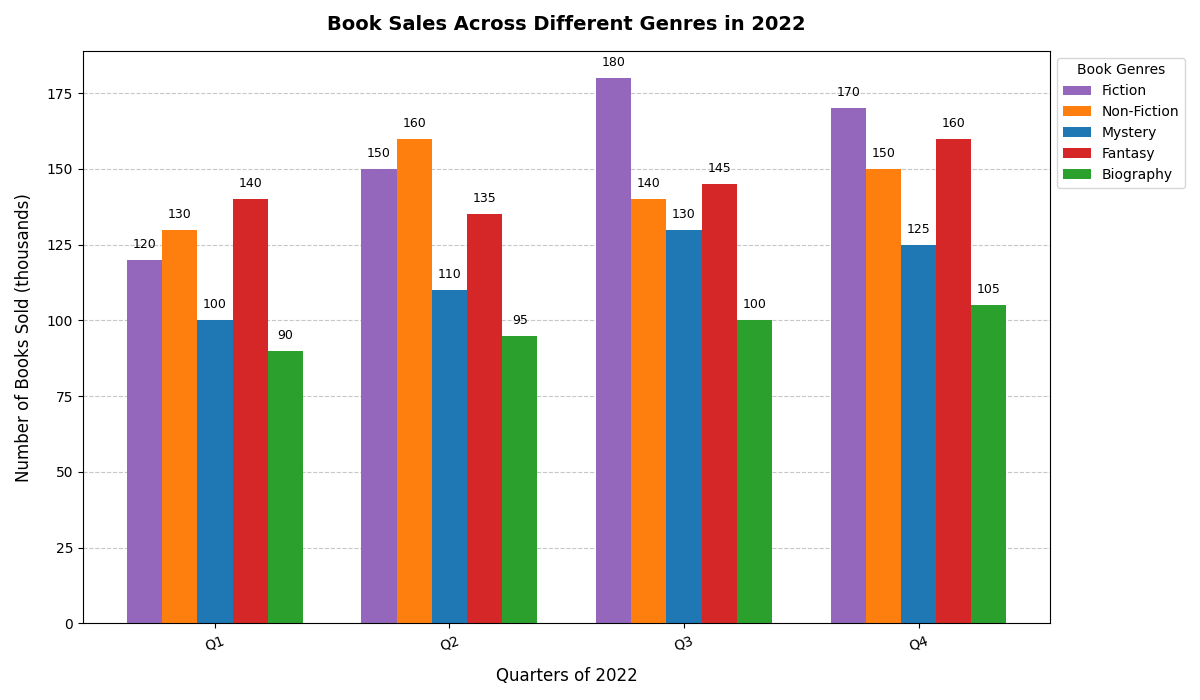

Write the Python code that produced this figure.
import matplotlib.pyplot as plt
import numpy as np

genres = ['Fiction', 'Non-Fiction', 'Mystery', 'Fantasy', 'Biography']
quarters = ['Q1', 'Q2', 'Q3', 'Q4']

books_sold = [
    [120, 150, 180, 170],
    [130, 160, 140, 150],
    [100, 110, 130, 125],
    [140, 135, 145, 160],
    [90, 95, 100, 105]
]

books_sold = np.array(books_sold)

fig, ax = plt.subplots(figsize=(12, 7))
bar_width = 0.15
x_indices = np.arange(len(quarters))

# Shuffled colors for each genre
colors = ['#9467bd', '#ff7f0e', '#1f77b4', '#d62728', '#2ca02c']  # Manually shuffled

for i, genre in enumerate(genres):
    ax.bar(x_indices + i * bar_width, books_sold[i], width=bar_width, label=genre, color=colors[i])

for i, genre_data in enumerate(books_sold):
    for j, value in enumerate(genre_data):
        ax.text(j + i * bar_width, value + 3, str(value), ha='center', va='bottom', fontsize=9, color='black')

ax.set_xlabel('Quarters of 2022', fontsize=12, labelpad=10)
ax.set_ylabel('Number of Books Sold (thousands)', fontsize=12, labelpad=10)
ax.set_title('Book Sales Across Different Genres in 2022', fontsize=14, fontweight='bold', pad=15)
ax.set_xticks(x_indices + bar_width * 2)
ax.set_xticklabels(quarters)

plt.xticks(rotation=20)
ax.legend(title='Book Genres', loc='upper left', bbox_to_anchor=(1, 1))
ax.yaxis.grid(True, linestyle='--', alpha=0.7)
ax.set_axisbelow(True)
plt.tight_layout()
plt.show()
